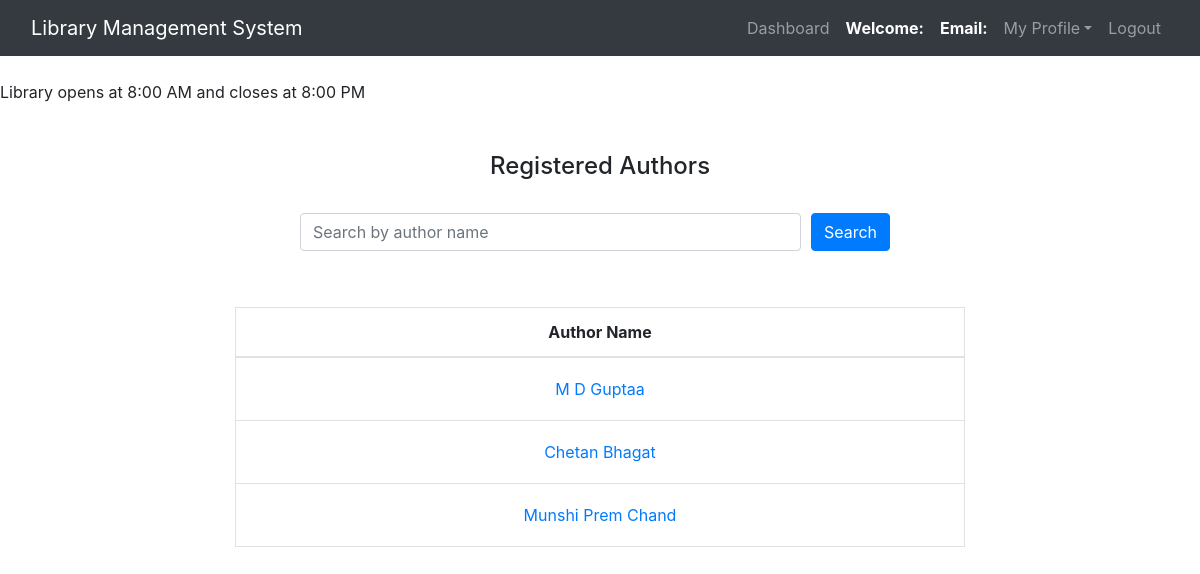
Before: /admin/Regauthor.php with the older database file.
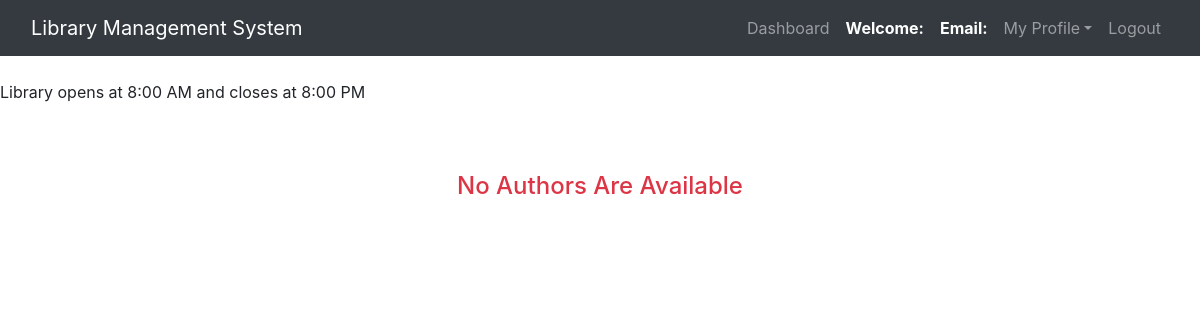
After: the same page with the newer database file.
### tables this page shows
CREATE TABLE `authors` (
  `author_id` int(11) NOT NULL,
  `author_name` varchar(250) NOT NULL
);

### admin/Regauthor.php (the view, shortened to what this page needs)
<?php
$connection = mysqli_connect("localhost", "root", "");
$search = "";
$query = "SELECT * FROM Authors";
$searchPerformed = false;
$query_run = mysqli_query($connection, $query);
$authorsAvailable = mysqli_num_rows($query_run) > 0;
?>
<!DOCTYPE html>
<html>
<head>
    <link rel="stylesheet" href="https://maxcdn.bootstrapcdn.com/bootstrap/4.5.2/css/bootstrap.min.css">
</head>
<body>
    <nav class="navbar navbar-expand-lg navbar-dark bg-dark">
        <div class="container-fluid">
            <a class="navbar-brand" href="admin_dashboard.php">Library Management System</a>
            <div class="collapse navbar-collapse" id="navbarNav">
                <ul class="navbar-nav ml-auto">
                    <li class="nav-item">
                        <a class="nav-link" href="admin_dashboard.php">Dashboard</a>
                    </li>
                    <li class="nav-item">
                        <span class="nav-link text-white"><strong>Welcome: <?php echo $_SESSION['name']; ?></strong></span>
                    </li>
                    <li class="nav-item">
                        <span class="nav-link text-white"><strong>Email: <?php echo $_SESSION['email']; ?></strong></span>
                    </li>
                    <li class="nav-item dropdown">
                        <a class="nav-link dropdown-toggle" href="#" id="navbarDropdown" role="button" data-toggle="dropdown" aria-haspopup="true" aria-expanded="false">My Profile</a>
                    </li>
                    <li class="nav-item">
                        <a class="nav-link" href="../logout.php">Logout</a>
                    </li>
                </ul>
            </div>
        </div>
    </nav>
    <br>
    <span><marquee>Library opens at 8:00 AM and closes at 8:00 PM</marquee></span><br><br>
    <div class="container">
        <?php if ($authorsAvailable || $searchPerformed) { ?>
            <center><h4>Registered Authors</h4><br></center>
            <div class="d-flex justify-content-center">
                <form method="POST" class="form-inline my-2 my-lg-0 search-form">
                    <div class="form-row w-100">
                        <div class="col">
                            <input type="text" name="search" class="form-control w-100" placeholder="Search by author name" value="<?php echo htmlspecialchars($search); ?>">
                        </div>
                        <div class="col-auto">
                            <button type="submit" class="btn btn-primary mb-2">Search</button>
                        </div>
                    </div>
                </form>
            </div>
            <br><br>
            <div class="row justify-content-center">
                <div class="col-md-8">
                    <div class="table-responsive">
                        <?php if ($authorsAvailable) { ?>
                            <table class="table table-bordered">
                                <thead>
                                    <tr>
                                        <th>Author Name</th>
                                    </tr>
                                </thead>
                                <tbody>
                                    <?php
                                    while ($row = mysqli_fetch_assoc($query_run)) {
                                        ?>
                                        <tr>
                                            <td>
                                                <form action="branch_books.php" method="POST" style="display: inline;">
                                                    <button type="submit" class="btn btn-link text-decoration-none"><?php echo htmlspecialchars($row['author_name']); ?></button>
                                                </form>
                                            </td>
                                        </tr>
                                        <?php
                                    }
                                    ?>
                                </tbody>
                            </table>
                        <?php } else { ?>
                            <p class="no-authors-message"><?php echo $searchPerformed ? 'No authors match the search criteria.' : 'No Authors Available'; ?></p>
                        <?php } ?>
                    </div>
                </div>
            </div>
        <?php } else { ?>
            <center><h4 class="no-authors-message">No Authors Are Available</h4></center>
        <?php } ?>
    </div>
</body>
</html>

Changed rows visible on the page:
removed authors: author_name "M D Guptaa"
removed authors: author_name "Chetan Bhagat"
removed authors: author_name "Munshi Prem Chand"
Other visible differences:
text no longer shown: "Registered Authors Search Author Name"
text now shown: "No Authors Are Available"
